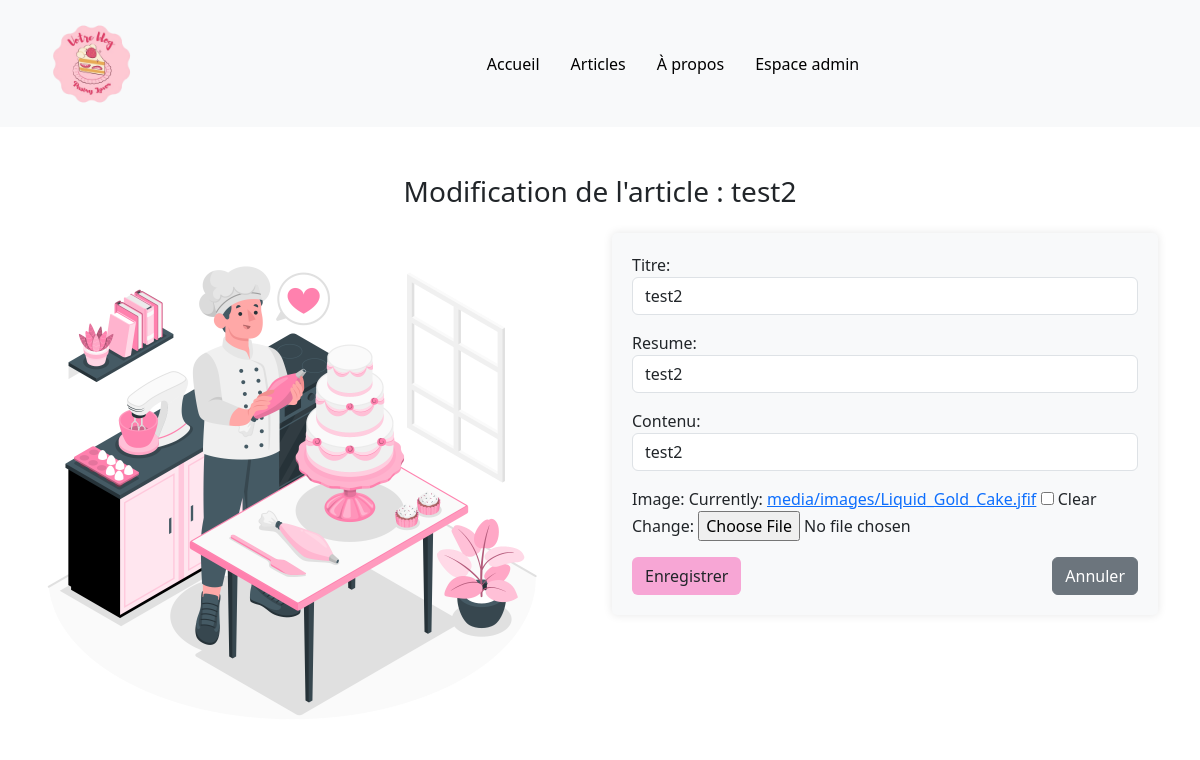
The app's page /editarticle/12/ with its own data.
### articles/models.py (models this page shows, shortened)
class Article(models.Model):
    titre= models.CharField(max_length=150)
    auteur = models.ForeignKey(User, on_delete=models.CASCADE)
    resume = models.CharField(max_length=250)
    contenu = models.TextField(blank=True)
    dateDePublication = models.DateField(auto_now_add=True)
    image = models.ImageField(upload_to='media/images/', blank=True, null=True)

### articles/views.py (the view)
# urls.py: path("editarticle/<int:id>/", modifier_article, name="update"),
def modifier_article(request, id):
    article = get_object_or_404(Article, id=id)
    if request.method == 'POST':
        edit_form = ArticleForm(request.POST, request.FILES, instance = article)
        if edit_form.is_valid():
            edit_form.save()
            return redirect('useradmin')
    else:
        edit_form = ArticleForm(instance=article)
    return render(request, 'edit_article.html', {'edit_form': edit_form, 'article': article})

### articles/forms.py
class ArticleForm(forms.ModelForm):
    class Meta:
        model = Article
        fields =['titre', 'resume', 'contenu', 'image']
        widgets = {
            'titre' : forms.TextInput(attrs = {'class': 'form-control'}),
            'resume' : forms.TextInput(attrs={'class': 'form-control'}),
            'contenu' : forms.TextInput(attrs={'class': 'form-control'}),
        }

### template/edit_article.html (shortened to what this page needs)
<!DOCTYPE html>
<html lang="en">
<head>
    {% load static %}
    <link rel="stylesheet" href="{% static 'css/styles.css' %}">
    <link href="https://cdn.jsdelivr.net/npm/bootstrap@5.3.3/dist/css/bootstrap.min.css" rel="stylesheet">
</head>
<body>
    <header>
        <nav class="navbar navbar-expand-lg bg-body-tertiary">
            <div class="container-fluid">
                <a class="navbar-brand" href="#">
                    <img src="{% static 'images/logo.png' %}" alt="Logo" width="100" height="100" class="d-inline-block align-text-top">
                </a>
                <div class="collapse navbar-collapse" id="navbarSupportedContent">
                    <ul class="navbar-nav me-auto mb-2 mb-lg-0">
                        <li class="nav-item">
                            <a class="nav-link active" aria-current="page" href="#">Accueil</a>
                        </li>
                        <li class="nav-item">
                            <a class="nav-link active" href="#">Articles</a>
                        </li>
                        <li class="nav-item">
                            <a class="nav-link active" href="#">À propos</a>
                        </li>
                        <li class="nav-item">
                            <a class="nav-link active" href="{% url 'useradmin' %}">Espace admin</a>
                        </li>
                    </ul>
                </div>
            </div>
        </nav>
    </header>
    <div class="container mt-5">
        <h3 class="text-center mb-4">Modification de l'article : {{ article.titre }}</h3>
        <div class="row">
            <div class="col-md-6">
                <img src="{% static 'images/y.png' %}" alt="Image d'illustration" class="img-fluid rounded">
            </div>
            <div class="col-md-6">
                <div class="custom-form1">
                    <form method="POST" enctype="multipart/form-data" action="{% url 'update' article.id %}">
                        {{ edit_form.as_p }}
                        <div class="d-flex justify-content-between mt-3">
                            <button type="submit" class="btn " style="background-color: #f7a6d5;">Enregistrer</button>
                            <button type="button" class="btn btn-secondary" onclick="window.history.back();">Annuler</button>
                        </div>
                    </form>
                </div>
            </div>
        </div>
    </div>
</body>
</html>

### static/css/styles.css (style rules this page uses)
.navbar-nav { display: flex; margin-left: auto; justify-content: center; gap: 15px; }
.nav-link { border-radius: 20px; padding: 10px 20px; transition: background-color 0.3s ease, box-shadow 0.3s ease; }
.navbar-brand { margin-left: 30px; }
.navbar-brand img { width: 100px; height: auto; }
h3 { color: #333; margin-bottom: 20px; }
img { max-height: 500px; object-fit: cover; }
.custom-form1 { padding: 20px; background-color: #f8f9fa; border-radius: 5px; box-shadow: 0 0 10px rgba(0, 0, 0, 0.1); }

### records on screen
Article: titre "test2", resume "test2", contenu "test2"
